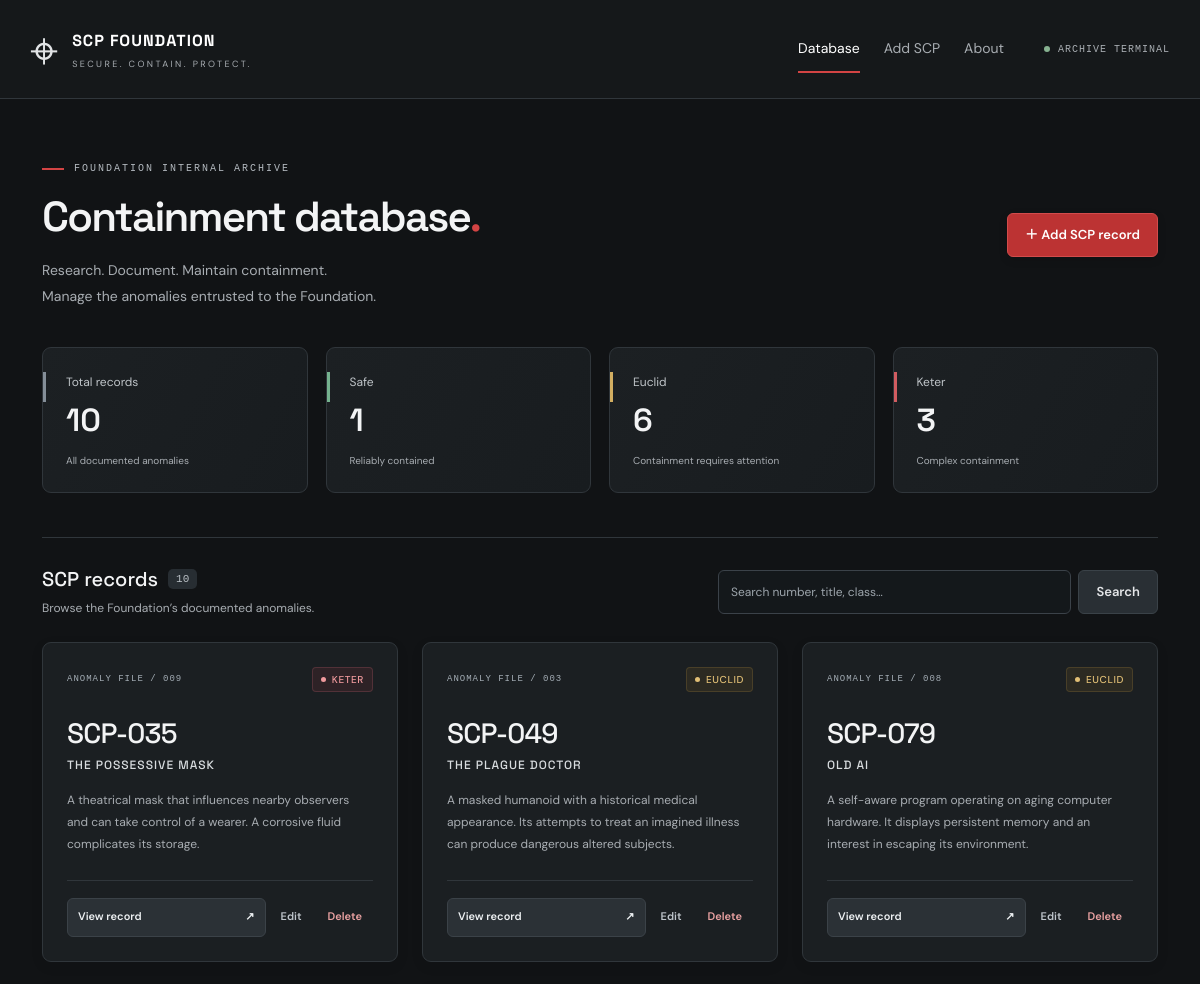
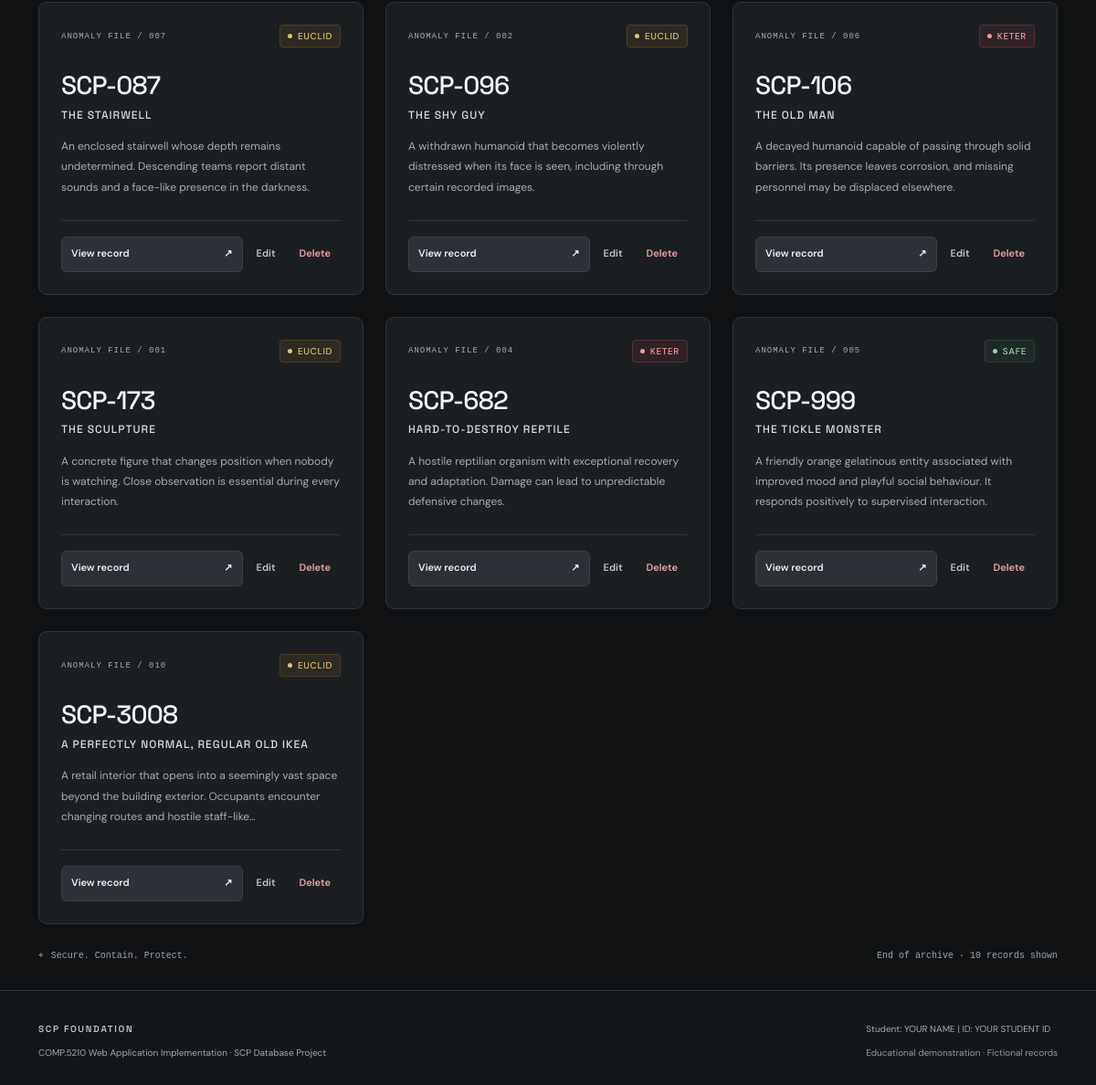
The page / on the database its author committed (2 pictures, top to bottom).
### tables this page shows
CREATE TABLE IF NOT EXISTS scp_subjects (
    id INT NOT NULL AUTO_INCREMENT,
    scp_number VARCHAR(20) NOT NULL,
    title VARCHAR(150) NOT NULL,
    object_class VARCHAR(50) NOT NULL,
    description TEXT NOT NULL,
    containment_procedures TEXT NOT NULL,
    image VARCHAR(255) NULL,
    created_at TIMESTAMP NOT NULL DEFAULT CURRENT_TIMESTAMP,
    updated_at TIMESTAMP NOT NULL DEFAULT CURRENT_TIMESTAMP ON UPDATE CURRENT_TIMESTAMP,
    PRIMARY KEY (id),
    UNIQUE KEY uq_scp_number (scp_number)
);

### includes/functions.php (called while the page is built, shortened)
<?php
function e(?string $value): string { return htmlspecialchars($value ?? '', ENT_QUOTES | ENT_SUBSTITUTE, 'UTF-8'); }
function input(array $source, string $key): string { return isset($source[$key]) && is_string($source[$key]) ? trim($source[$key]) : ''; }
function db(): PDO {
    static $pdo;
    if (!$pdo) {
        $file = __DIR__ . '/../config/database.php';
        $pdo = require $file;
    }
    return $pdo;
}
function badge_class(string $class): string { return in_array($class, OBJECT_CLASSES, true) ? strtolower($class) : 'pending'; }
function excerpt(string $text, int $limit = 145): string {
    $characters = preg_split('//u', $text, -1, PREG_SPLIT_NO_EMPTY) ?: [];
    return count($characters) > $limit ? implode('', array_slice($characters, 0, $limit)) . '…' : $text;
}

### index.php (the view, shortened to what this page needs)
<?php
require __DIR__ . '/includes/functions.php';
$q = input($_GET, 'q');
try {
    $counts = db()->query("SELECT COUNT(*) AS total, SUM(object_class = 'Safe') AS safe, SUM(object_class = 'Euclid') AS euclid, SUM(object_class = 'Keter') AS keter FROM scp_subjects")->fetch();
    $sql = 'SELECT * FROM scp_subjects';
    $params = [];
    $stmt = db()->prepare($sql . ' ORDER BY CAST(SUBSTRING(scp_number, 5) AS UNSIGNED), scp_number');
    $stmt->execute($params);
    $records = $stmt->fetchAll();
} catch (Throwable $error) {
    log_error($error);
    error_page('Archive temporarily unavailable', 'Unable to connect to the database. Check the database configuration and SQL import, then try again.', 503);
}
require __DIR__ . '/includes/header.php';
?>
<section class="hero"><div><span class="eyebrow"><span class="red-line"></span> FOUNDATION INTERNAL ARCHIVE</span><h1>Containment database<span class="accent">.</span></h1><p>Research. Document. Maintain containment.<br>Manage the anomalies entrusted to the Foundation.</p></div><a href="create.php" class="btn btn-accent">＋ Add SCP record</a></section>
<section class="stats-grid" aria-label="Archive statistics">
<?php foreach (['total' => ['Total records', 'All documented anomalies'], 'safe' => ['Safe', 'Reliably contained'], 'euclid' => ['Euclid', 'Containment requires attention'], 'keter' => ['Keter', 'Complex containment']] as $key => [$label, $detail]): ?>
<div class="stat-card <?= e($key) ?>"><span><?= e($label) ?></span><strong><?= (int) $counts[$key] ?></strong><small><?= e($detail) ?></small></div>
<?php endforeach; ?>
</section>
<section aria-labelledby="records-heading">
<div class="archive-toolbar"><div><h2 id="records-heading">SCP records <span class="count-pill"><?= count($records) ?></span></h2><p><?= $q !== '' ? 'Search results for “' . e($q) . '”' : 'Browse the Foundation’s documented anomalies.' ?></p></div><form action="index.php" method="get" class="search-form" role="search"><label for="search" class="visually-hidden">Search number, title or object class</label><input id="search" class="form-control" type="search" name="q" maxlength="150" value="<?= e($q) ?>" placeholder="Search number, title, class…"><button class="btn btn-secondary" type="submit">Search</button><?php if ($q !== ''): ?><a class="clear-search" href="index.php">Clear</a><?php endif; ?></form></div>
<?php if (!$records): ?>
<div class="empty-state"><h3><?= $q !== '' ? 'No SCP records matched your search.' : 'The archive is ready for its first record.' ?></h3><p><?= $q !== '' ? 'Try another number, title or object class.' : 'Add an SCP record to begin documenting anomalies.' ?></p><a class="btn btn-accent" href="<?= $q !== '' ? 'index.php' : 'create.php' ?>"><?= $q !== '' ? 'Clear search' : 'Add SCP' ?></a></div>
<?php else: ?>
<div class="row g-4">
<?php foreach ($records as $record): ?>
<div class="col-12 col-md-6 col-lg-4"><article class="scp-card h-100"><div class="card-topline"><span class="record-label">ANOMALY FILE / <?= str_pad((string) $record['id'], 3, '0', STR_PAD_LEFT) ?></span><span class="class-badge <?= e(badge_class($record['object_class'])) ?>"><?= e($record['object_class']) ?></span></div><h3><?= e($record['scp_number']) ?></h3><h4><?= e($record['title']) ?></h4><p><?= e(excerpt($record['description'])) ?></p><div class="card-actions"><a class="btn btn-view" href="view.php?id=<?= (int) $record['id'] ?>">View record <span aria-hidden="true">↗</span></a><a class="btn btn-quiet" aria-label="Edit <?= e($record['scp_number']) ?>" href="edit.php?id=<?= (int) $record['id'] ?>">Edit</a><a class="btn btn-delete" aria-label="Delete <?= e($record['scp_number']) ?>" href="delete.php?id=<?= (int) $record['id'] ?>" data-delete-id="<?= (int) $record['id'] ?>" data-delete-number="<?= e($record['scp_number']) ?>">Delete</a></div></article></div>
<?php endforeach; ?>
</div>
<?php endif; ?>
<p class="archive-note"><span aria-hidden="true">⌖</span> Secure. Contain. Protect. <span>End of archive · <?= count($records) ?> records shown</span></p>
</section>
<?php require __DIR__ . '/includes/footer.php'; ?>

### includes/header.php (shortened to what this page needs)
<?php $activePage = basename($_SERVER['SCRIPT_NAME']); ?>
<!doctype html>
<html lang="en" data-bs-theme="dark">
<head>
    <link href="https://cdn.jsdelivr.net/npm/bootstrap@5.3.3/dist/css/bootstrap.min.css" rel="stylesheet">
    <link href="assets/css/style.css" rel="stylesheet">
</head>
<body>
<header class="site-header">
    <nav class="navbar navbar-expand-md container" aria-label="Main navigation">
        <a class="navbar-brand brand" href="index.php"><span class="brand-mark" aria-hidden="true">⌖</span><span>SCP FOUNDATION<small>SECURE. CONTAIN. PROTECT.</small></span></a>
        <div class="collapse navbar-collapse" id="navigation">
            <div class="navbar-nav ms-auto gap-md-4">
                <?php foreach (['index.php' => 'Database', 'create.php' => 'Add SCP', 'about.php' => 'About'] as $url => $label): ?>
                <a class="nav-link <?= $activePage === $url ? 'active' : '' ?>" <?= $activePage === $url ? 'aria-current="page"' : '' ?> href="<?= e($url) ?>"><?= e($label) ?></a>
                <?php endforeach; ?>
            </div>
            <span class="nav-status"><i></i> ARCHIVE TERMINAL</span>
        </div>
    </nav>
</header>
<main id="main" class="container main-content">

### includes/footer.php
</main>
<footer class="site-footer"><div class="container footer-content"><div><strong>SCP FOUNDATION</strong><p>COMP.5210 Web Application Implementation · SCP Database Project</p></div><div><span>Student: YOUR NAME | ID: YOUR STUDENT ID</span><small>Educational demonstration · Fictional records</small></div></div></footer>
</body>
</html>

### rows shown on the page
scp_subjects: id "009", object_class "KETER", scp_number "SCP-035", title "THE POSSESSIVE MASK", description "A theatrical mask that influences nearby observers and can take control of a wearer. A corrosive fluid complicates its storage."
scp_subjects: id "003", object_class "EUCLID", scp_number "SCP-049", title "THE PLAGUE DOCTOR", description "A masked humanoid with a historical medical appearance. Its attempts to treat an imagined illness can produce dangerous altered subjects."
scp_subjects: id "008", object_class "EUCLID", scp_number "SCP-079", title "OLD AI", description "A self-aware program operating on aging computer hardware. It displays persistent memory and an interest in escaping its environment."
scp_subjects: id "007", object_class "EUCLID", scp_number "SCP-087", title "THE STAIRWELL", description "An enclosed stairwell whose depth remains undetermined. Descending teams report distant sounds and a face-like presence in the darkness."
scp_subjects: id "002", object_class "EUCLID", scp_number "SCP-096", title "THE SHY GUY", description "A withdrawn humanoid that becomes violently distressed when its face is seen, including through certain recorded images."
scp_subjects: id "006", object_class "KETER", scp_number "SCP-106", title "THE OLD MAN", description "A decayed humanoid capable of passing through solid barriers. Its presence leaves corrosion, and missing personnel may be displaced elsewhere."
scp_subjects: id "001", object_class "EUCLID", scp_number "SCP-173", title "THE SCULPTURE", description "A concrete figure that changes position when nobody is watching. Close observation is essential during every interaction."
scp_subjects: id "004", object_class "KETER", scp_number "SCP-682", title "HARD-TO-DESTROY REPTILE", description "A hostile reptilian organism with exceptional recovery and adaptation. Damage can lead to unpredictable defensive changes."
scp_subjects: id "005", object_class "SAFE", scp_number "SCP-999", title "THE TICKLE MONSTER", description "A friendly orange gelatinous entity associated with improved mood and playful social behaviour. It responds positively to supervised interaction."
scp_subjects: id "010", object_class "EUCLID", scp_number "SCP-3008", title "A PERFECTLY NORMAL, REGULAR OLD IKEA", description "A retail interior that opens into a seemingly vast space beyond the building exterior. Occupants encounter changing routes and hostile staff-like…"

### other values the page prints
$label "Database"
$label "Add SCP"
$label "About"
$label "Total records"
$counts[$key] "10"
$detail "All documented anomalies"
$label "Safe"
$counts[$key] "1"
$detail "Reliably contained"
$label "Euclid"
$counts[$key] "6"
$detail "Containment requires attention"
$label "Keter"
$counts[$key] "3"
$detail "Complex containment"
